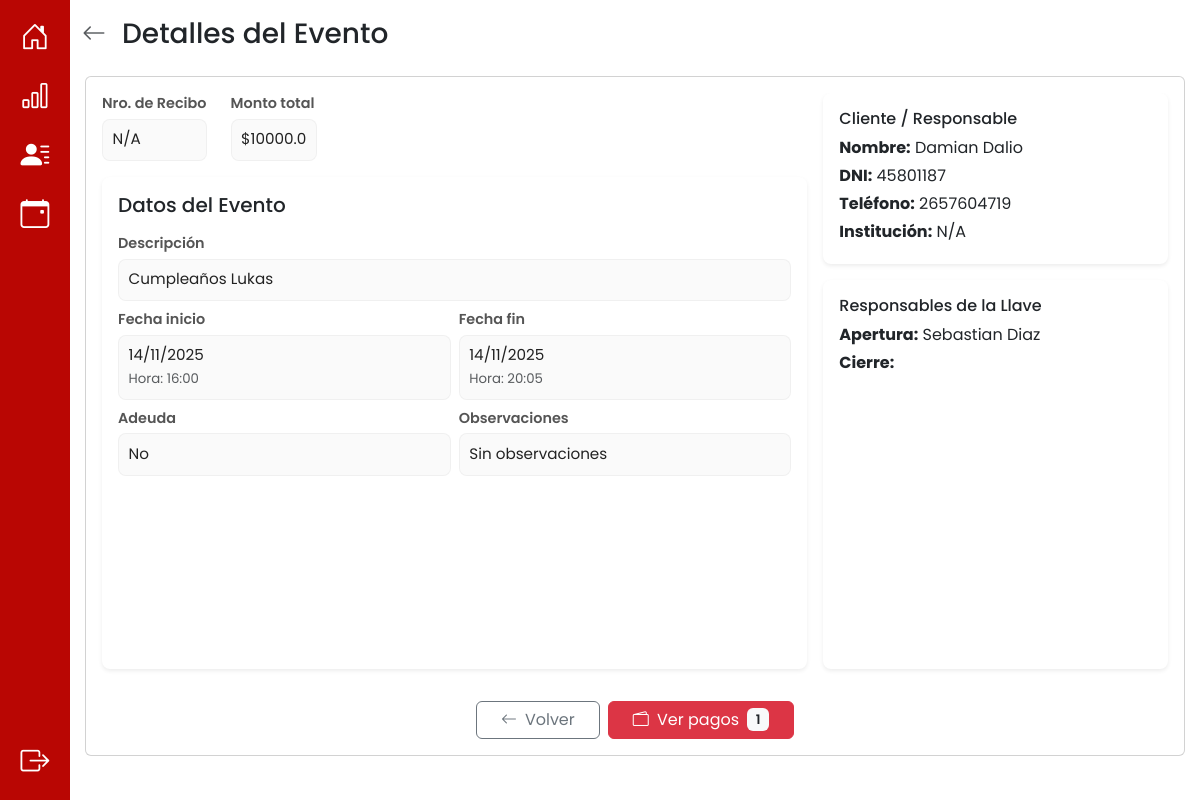
The app's page /eventos/detalles/1 (signed in), older data.
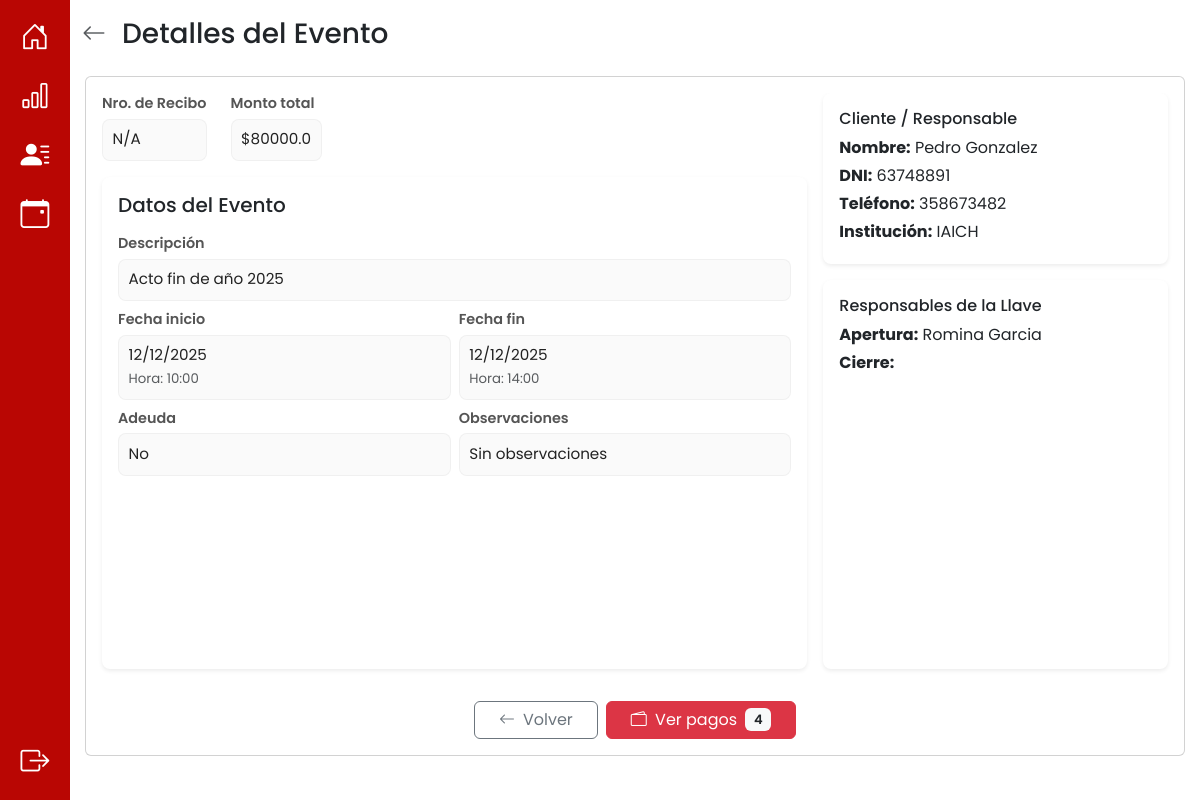
The same page, newer data.
### app/models.py (models this page shows, shortened)
class Evento(db.Model):
    __tablename__ = 'evento'
    id_evento = db.Column(db.Integer, primary_key=True, autoincrement=True)
    descripcion = db.Column(db.String(100))
    fecha_inicio = db.Column(db.DateTime, nullable=False)
    fecha_fin = db.Column(db.DateTime, nullable=False)
    observaciones = db.Column(db.String(100))
    monto_total = db.Column(db.Numeric(10, 2), nullable=False)
    adeuda = db.Column(db.Boolean, default=True) #esto se actualiza cuando todos los pagos == monto total
    nro_recibo = db.Column(db.Integer) #esto se actualiza cuando todos los pagos == monto total
    dni = db.Column(db.String(20), db.ForeignKey('cliente.dni'), nullable=False)
    id_responsable_apertura = db.Column(db.Integer, db.ForeignKey('responsable_llave.id_responsable'))
    id_responsable_cierre = db.Column(db.Integer, db.ForeignKey('responsable_llave.id_responsable'))
    usuario_creacion = db.Column(db.String(10), db.ForeignKey('cuenta.nombre_usuario'), nullable=False)
    cliente = db.relationship('Cliente', back_populates='eventos')
    responsable_apertura = db.relationship('ResponsableLlave', foreign_keys=[id_responsable_apertura], back_populates='eventos_apertura')
    responsable_cierre = db.relationship('ResponsableLlave', foreign_keys=[id_responsable_cierre], back_populates='eventos_cierre')
    usuario = db.relationship('Cuenta', back_populates='eventos')
    pagos = db.relationship('Pago', back_populates='evento', cascade="all, delete-orphan")
    auditorias_evento = db.relationship('AuditoriaEvento', back_populates='evento', cascade="all, delete-orphan")

class Cliente(db.Model):
    __tablename__ = 'cliente'
    dni = db.Column(db.String(20), primary_key=True)
    nombre = db.Column(db.String(20), nullable=False)
    apellido = db.Column(db.String(20), nullable=False)
    telefono = db.Column(db.String(15), nullable=False)
    institucion = db.Column(db.String(40), nullable=True)
    eventos = db.relationship('Evento', back_populates='cliente', cascade="all, delete-orphan")

class ResponsableLlave(db.Model):
    __tablename__ = 'responsable_llave'
    id_responsable = db.Column(db.Integer, primary_key=True, autoincrement=True)
    nombre = db.Column(db.String(20))
    apellido = db.Column(db.String(20))
    eventos_apertura = db.relationship('Evento', foreign_keys='Evento.id_responsable_apertura', back_populates='responsable_apertura')
    eventos_cierre = db.relationship('Evento', foreign_keys='Evento.id_responsable_cierre', back_populates='responsable_cierre')

### app/routes/eventos_routes.py (the view)
@eventos_bp.route("/detalles/<int:id_evento>", methods=["GET"])
def detalles_evento(id_evento):
    evento = Evento.query.get_or_404(id_evento)
    return render_template("detalles_evento.html",
                         evento=evento,
                         start_dt=evento.fecha_inicio,
                         end_dt=evento.fecha_fin)

### app/models.py (called while the page is built)
    def es_administrador(self):
        return Administrador.query.filter_by(nombre_usuario=self.nombre_usuario).first() is not None

### app/templates/detalles_evento.html (shortened to what the changed rows need)
{% extends 'base.html' %} {% block title %}Detalles del Evento{% endblock %} {%
block content %}
<div class="container py-3">
  <div class="d-flex justify-content-center">
    <div
      class="card w-100"
      style="max-width: 1100px; height: 85vh; overflow: hidden"
    >
      <div class="card-body d-flex flex-column" style="overflow: hidden">
        <div class="row flex-grow-1 g-3" style="overflow: hidden">
          <div class="col-md-8 d-flex flex-column" style="overflow: hidden">
            <div class="d-flex gap-4 mb-3">
              <div>
                <div class="detalle-label">Nro. de Recibo</div>
                <div class="detalle-value">
                  {{ evento.nro_recibo or 'N/A' }}
                </div>
              </div>
              <div>
                <div class="detalle-label">Monto total</div>
                <div class="detalle-value">
                  ${{ evento.monto_total | float | round(2) }}
                </div>
              </div>
            </div>
            <div class="section-card flex-grow-1 overflow-auto">
              <div class="mb-2">
                <div class="detalle-label">Descripción</div>
                <div class="detalle-value">{{ evento.descripcion }}</div>
              </div>
              <div class="row g-2 mb-2">
                <div class="col-md-6">
                  <div class="detalle-label">Fecha inicio</div>
                  <div class="detalle-value">
                    {{ start_dt.strftime('%d/%m/%Y') if start_dt and not
                    start_dt is string else start_dt.split(' ')[0] if start_dt
                    else '—' }}
                    <div class="text-muted">
                      <small>
                        Hora: {% if start_dt %}{% if start_dt is string %}{{
                        start_dt.split(' ')[1][0:5] if ' ' in start_dt else
                        start_dt[0:5] }}{% else %}{{ start_dt.strftime('%H:%M')
                        }}{% endif %}{% else %}—{% endif %}
                      </small>
                    </div>
                  </div>
                </div>
                <div class="col-md-6">
                  <div class="detalle-label">Fecha fin</div>
                  <div class="detalle-value">
                    {% set time_src = end_dt if end_dt else (evento.fecha_fin if
                    evento.fecha_fin is defined else None) %} {{
                    time_src.strftime('%d/%m/%Y') if time_src and not time_src
                    is string else time_src.split(' ')[0] if time_src else '—'
                    }}
                    <div class="text-muted">
                      <small>
                        Hora: {% if time_src %}{% if time_src is string %}{{
                        time_src.split(' ')[1][0:5] if ' ' in time_src else
                        time_src[0:5] }}{% else %}{{ time_src.strftime('%H:%M')
                        }}{% endif %}{% else %}—{% endif %}
                      </small>
                    </div>
                  </div>
                </div>
              </div>
              <div class="row g-2">
                <div class="col-md-6">
                  <div class="detalle-label">Adeuda</div>
                  <div class="detalle-value">
                    {{ 'Sí' if evento.adeuda else 'No' }}
                  </div>
                </div>
                <div class="col-md-6">
                  <div class="detalle-label">Observaciones</div>
                  <div class="detalle-value">
                    {{ evento.observaciones or 'Sin observaciones' }}
                  </div>
                </div>
              </div>
            </div>
          </div>
          <div class="col-md-4 d-flex flex-column" style="overflow: hidden">
            <div class="section-card mb-3 p-3">
              <h6 class="mb-2">Cliente / Responsable</h6>
              <p class="mb-1">
                <strong>Nombre:</strong> {{ evento.cliente.nombre }} {{
                evento.cliente.apellido }}
              </p>
              <p class="mb-1"><strong>DNI:</strong> {{ evento.cliente.dni }}</p>
              <p class="mb-1">
                <strong>Teléfono:</strong> {{ evento.cliente.telefono }}
              </p>
              <p class="mb-1">
                <strong>Institución:</strong> {{ evento.cliente.institucion or
                'N/A' }}
              </p>
            </div>
            <div class="section-card flex-grow-1 p-3">
              <h6 class="mb-2">Responsables de la Llave</h6>
              <p class="mb-1">
                <strong>Apertura:</strong> {% if evento.responsable_apertura
                %}{{ evento.responsable_apertura.nombre }} {{
                evento.responsable_apertura.apellido }}{% else %}No asignado{%
                endif %}
              </p>
              <p class="mb-1">
                <strong>Cierre:</strong>
              </p>
            </div>
          </div>
        </div>
        <div class="d-flex justify-content-center gap-2 mt-3">
          <a
            href="{{ url_for('ingresos.pagos', id_evento=evento.id_evento) }}"
            class="btn btn-danger px-4"
          >
            <i class="bi bi-wallet2 me-1"></i> Ver pagos {% if evento.pagos %}
            <span class="badge bg-light text-dark ms-1"
              >{{ evento.pagos|length }}</span
            >
            {% endif %}
          </a>
        </div>
      </div>
    </div>
  </div>
</div>
{% endblock %}

Row changes from the older to the newer data that the page shows:
no longer on this page (row edited): Cliente: cliente.nombre "Damian", cliente.apellido "Dalio", cliente.dni "45801187", cliente.telefono "2657604719", cliente "N/A"
no longer on this page (row unchanged): ResponsableLlave: responsable_apertura.nombre "Sebastian", responsable_apertura.apellido "Diaz"
changed Evento "No": monto_total "10000.0" → "80000.0"; descripcion "Cumpleaños Lukas" → "Acto fin de año 2025"; fecha_inicio "14/11/2025" → "12/12/2025"; strftime "16:00" → "10:00"; fecha_fin "14/11/2025" → "12/12/2025"; strftime "20:05" → "14:00"
added Cliente: cliente.nombre "Pedro", cliente.apellido "Gonzalez", cliente.dni "63748891", cliente.telefono "358673482", cliente "IAICH"
added ResponsableLlave: responsable_apertura.nombre "Romina", responsable_apertura.apellido "Garcia"
Text that changed along with them:
{{ evento.pagos|length }}: "1" → "4"
